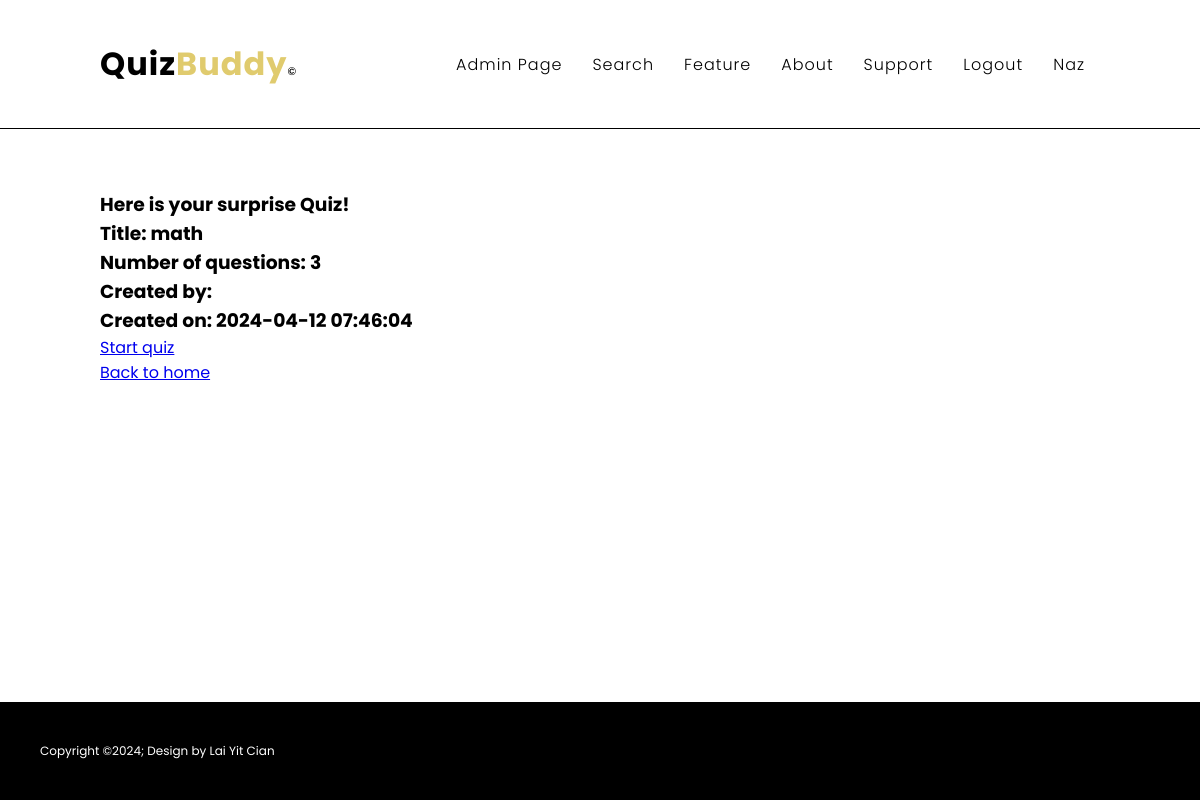
Screenshot of /randomquiz.php (signed in) with the database file from the repository.
### tables this page shows
CREATE TABLE `quiz` (
  `title` varchar(30) NOT NULL DEFAULT 'Untitled quiz',
  `pb` int(1) NOT NULL,
  `Q_NUM` int(6) NOT NULL,
  `C_EMAIL` varchar(255) NOT NULL,
  `NUM_OF_QUES` int(2) NOT NULL,
  `C_DATETIME` datetime NOT NULL DEFAULT current_timestamp()
);

### randomquiz.php (the view, shortened to what this page needs)
<?php
include 'header.php';
$conn = mysqli_connect("localhost", "root", "", "2test") or die(mysqli_error($conn));
$sql = "SELECT * FROM quiz WHERE pb = 1 ORDER BY RAND() LIMIT 1";
$result = mysqli_query($conn, $sql);
$title = "";
$num_of_ques = "";
$creator_name = "";
$c_datetime = "";
$q_num = "";
if (mysqli_num_rows($result) > 0) {
    $row = mysqli_fetch_assoc($result);
    $title = $row['title'];
    $q_num = $row['Q_NUM'];
    $c_email = $row['C_EMAIL'];
    $num_of_ques = $row['NUM_OF_QUES'];
    $c_datetime = $row['C_DATETIME'];
    $creator = "SELECT * FROM 2test WHERE e_mail = '$c_email'";
    $creator_result = mysqli_query($conn, $creator);
    $creator_row = mysqli_fetch_assoc($creator_result);
    $creator_name = $creator_row['f_name'] . " " . $creator_row['l_name'];
}
?>
<!DOCTYPE html>
<html lang="en">
<head>
    <link rel="stylesheet" href="style.css">
</head>
<body>
    <section class="section-about">
        <?php if (!empty($q_num)) { ?>
        <h3>Here is your surprise Quiz!</h3>
        <h3>Title: <?php echo $title; ?></h3>
        <h3>Number of questions: <?php echo $num_of_ques; ?></h3>
        <h3>Created by: <?php echo $creator_name; ?></h3>
        <h3>Created on: <?php echo $c_datetime; ?></h3>
            <a href="quiz.php?Q_NUM=<?php echo $q_num; ?>">Start quiz</a><br>
        <?php } ?>
        <a href="website.php">Back to home</a>
    </section>
</body>
</html>
<?php include 'footer.php'; ?>

### style.css (style rules this page uses)
* { margin: 0; padding: 0; box-sizing: border-box; font-family: 'Poppins', sans-serif; }
body { background: #fff; min-height: auto; }
.section-about { margin-top: 160px; width: 90vh; padding: 30px 100px; min-width:100vh; background-size: cover; background-position: center; align-items: center; min-height: calc(100vh - 211px - 47.5px); }

### rows the page displays
quiz: title "math", NUM_OF_QUES "3", C_DATETIME "2024-04-12 07:46:04"

### other values shown
$_SESSION['f_name'] "Naz"
